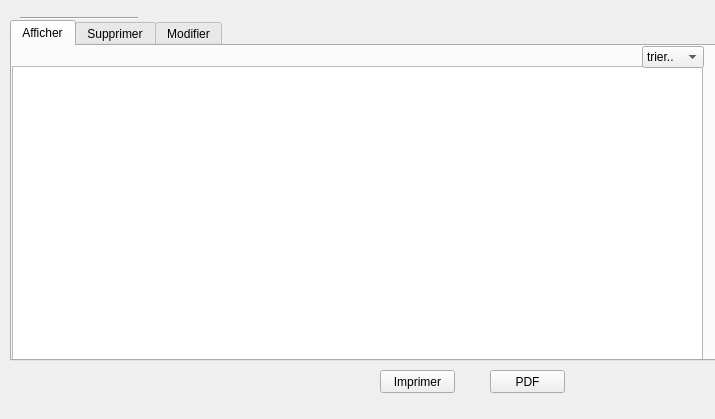
<?xml version="1.0" encoding="UTF-8"?>
<ui version="4.0">
 <class>afficherperso</class>
 <widget class="QDialog" name="afficherperso">
  <property name="geometry">
   <rect>
    <x>0</x>
    <y>0</y>
    <width>715</width>
    <height>419</height>
   </rect>
  </property>
  <property name="windowTitle">
   <string>Dialog</string>
  </property>
  <widget class="Line" name="line">
   <property name="geometry">
    <rect>
     <x>20</x>
     <y>10</y>
     <width>118</width>
     <height>16</height>
    </rect>
   </property>
   <property name="orientation">
    <enum>Qt::Horizontal</enum>
   </property>
  </widget>
  <widget class="QTabWidget" name="tabWidget">
   <property name="geometry">
    <rect>
     <x>10</x>
     <y>20</y>
     <width>721</width>
     <height>341</height>
    </rect>
   </property>
   <property name="currentIndex">
    <number>0</number>
   </property>
   <widget class="QWidget" name="tab">
    <attribute name="title">
     <string>Afficher</string>
    </attribute>
    <widget class="QTableView" name="tab_perso">
     <property name="geometry">
      <rect>
       <x>0</x>
       <y>20</y>
       <width>691</width>
       <height>311</height>
      </rect>
     </property>
    </widget>
    <widget class="QComboBox" name="comboBox">
     <property name="geometry">
      <rect>
       <x>630</x>
       <y>0</y>
       <width>62</width>
       <height>22</height>
      </rect>
     </property>
     <item>
      <property name="text">
       <string>trier..</string>
      </property>
     </item>
     <item>
      <property name="text">
       <string>id</string>
      </property>
     </item>
     <item>
      <property name="text">
       <string>nomperso</string>
      </property>
     </item>
     <item>
      <property name="text">
       <string>idposte</string>
      </property>
     </item>
    </widget>
   </widget>
   <widget class="QWidget" name="tab_3">
    <attribute name="title">
     <string>Supprimer</string>
    </attribute>
    <widget class="QLineEdit" name="id_a_supp">
     <property name="geometry">
      <rect>
       <x>150</x>
       <y>60</y>
       <width>113</width>
       <height>20</height>
      </rect>
     </property>
    </widget>
    <widget class="QLabel" name="label">
     <property name="geometry">
      <rect>
       <x>90</x>
       <y>60</y>
       <width>47</width>
       <height>14</height>
      </rect>
     </property>
     <property name="text">
      <string>ID</string>
     </property>
    </widget>
    <widget class="QCommandLinkButton" name="supp_perso">
     <property name="geometry">
      <rect>
       <x>300</x>
       <y>160</y>
       <width>172</width>
       <height>41</height>
      </rect>
     </property>
     <property name="text">
      <string>Supprimer</string>
     </property>
    </widget>
   </widget>
   <widget class="QWidget" name="tab_2">
    <attribute name="title">
     <string>Modifier</string>
    </attribute>
    <widget class="QLineEdit" name="searchbar">
     <property name="geometry">
      <rect>
       <x>110</x>
       <y>10</y>
       <width>301</width>
       <height>20</height>
      </rect>
     </property>
    </widget>
    <widget class="QLabel" name="label_12">
     <property name="geometry">
      <rect>
       <x>50</x>
       <y>10</y>
       <width>47</width>
       <height>14</height>
      </rect>
     </property>
     <property name="text">
      <string>Search ID</string>
     </property>
    </widget>
    <widget class="QTableView" name="tabperso">
     <property name="geometry">
      <rect>
       <x>10</x>
       <y>40</y>
       <width>541</width>
       <height>111</height>
      </rect>
     </property>
    </widget>
    <widget class="QPushButton" name="selectidperso">
     <property name="geometry">
      <rect>
       <x>420</x>
       <y>10</y>
       <width>91</width>
       <height>23</height>
      </rect>
     </property>
     <property name="text">
      <string>FIND</string>
     </property>
    </widget>
    <widget class="QLabel" name="label_2">
     <property name="geometry">
      <rect>
       <x>20</x>
       <y>180</y>
       <width>47</width>
       <height>14</height>
      </rect>
     </property>
     <property name="text">
      <string>NOM</string>
     </property>
    </widget>
    <widget class="QLabel" name="label_3">
     <property name="geometry">
      <rect>
       <x>20</x>
       <y>210</y>
       <width>47</width>
       <height>14</height>
      </rect>
     </property>
     <property name="text">
      <string>PRENOM</string>
     </property>
    </widget>
    <widget class="QLabel" name="label_4">
     <property name="geometry">
      <rect>
       <x>20</x>
       <y>240</y>
       <width>71</width>
       <height>16</height>
      </rect>
     </property>
     <property name="text">
      <string>TELEPHONE</string>
     </property>
    </widget>
    <widget class="QLabel" name="label_5">
     <property name="geometry">
      <rect>
       <x>20</x>
       <y>270</y>
       <width>47</width>
       <height>14</height>
      </rect>
     </property>
     <property name="text">
      <string>EMAIL</string>
     </property>
    </widget>
    <widget class="QLabel" name="label_6">
     <property name="geometry">
      <rect>
       <x>20</x>
       <y>300</y>
       <width>51</width>
       <height>16</height>
      </rect>
     </property>
     <property name="text">
      <string>ID-POSTE</string>
     </property>
    </widget>
    <widget class="QLineEdit" name="newname">
     <property name="geometry">
      <rect>
       <x>140</x>
       <y>180</y>
       <width>113</width>
       <height>20</height>
      </rect>
     </property>
    </widget>
    <widget class="QLineEdit" name="newprename">
     <property name="geometry">
      <rect>
       <x>140</x>
       <y>210</y>
       <width>113</width>
       <height>20</height>
      </rect>
     </property>
    </widget>
    <widget class="QLineEdit" name="newphone">
     <property name="geometry">
      <rect>
       <x>140</x>
       <y>240</y>
       <width>113</width>
       <height>20</height>
      </rect>
     </property>
    </widget>
    <widget class="QLineEdit" name="newemail">
     <property name="geometry">
      <rect>
       <x>140</x>
       <y>270</y>
       <width>113</width>
       <height>20</height>
      </rect>
     </property>
    </widget>
    <widget class="QLineEdit" name="newidp">
     <property name="geometry">
      <rect>
       <x>140</x>
       <y>300</y>
       <width>113</width>
       <height>20</height>
      </rect>
     </property>
    </widget>
    <widget class="QCommandLinkButton" name="miseajour">
     <property name="geometry">
      <rect>
       <x>360</x>
       <y>290</y>
       <width>172</width>
       <height>41</height>
      </rect>
     </property>
     <property name="text">
      <string>Mise A Jour</string>
     </property>
    </widget>
   </widget>
  </widget>
  <widget class="QPushButton" name="pdfbutt">
   <property name="geometry">
    <rect>
     <x>490</x>
     <y>370</y>
     <width>75</width>
     <height>23</height>
    </rect>
   </property>
   <property name="text">
    <string>PDF</string>
   </property>
  </widget>
  <widget class="QPushButton" name="imprbutt">
   <property name="geometry">
    <rect>
     <x>380</x>
     <y>370</y>
     <width>75</width>
     <height>23</height>
    </rect>
   </property>
   <property name="text">
    <string>Imprimer</string>
   </property>
  </widget>
 </widget>
 <resources/>
 <connections/>
</ui>
